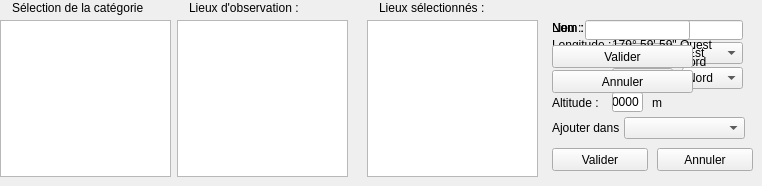
            <widget class="QWidget" name="optionLieuObservation">
             <property name="font">
              <font/>
             </property>
             <property name="mouseTracking">
              <bool>true</bool>
             </property>
             <property name="autoFillBackground">
              <bool>true</bool>
             </property>
             <attribute name="title">
              <string>Lieu d'observation</string>
             </attribute>
             <widget class="QLabel" name="lbl_lieuxObservation">
              <property name="geometry">
               <rect>
                <x>189</x>
                <y>0</y>
                <width>131</width>
                <height>16</height>
               </rect>
              </property>
              <property name="font">
               <font/>
              </property>
              <property name="text">
               <string>Lieux d'observation :</string>
              </property>
             </widget>
             <widget class="QFrame" name="nouveauLieu">
              <property name="geometry">
               <rect>
                <x>552</x>
                <y>20</y>
                <width>201</width>
                <height>151</height>
               </rect>
              </property>
              <property name="font">
               <font/>
              </property>
              <property name="mouseTracking">
               <bool>true</bool>
              </property>
              <widget class="QLabel" name="lbl_nvLieu">
               <property name="geometry">
                <rect>
                 <x>0</x>
                 <y>0</y>
                 <width>31</width>
                 <height>16</height>
                </rect>
               </property>
               <property name="font">
                <font/>
               </property>
               <property name="text">
                <string>Nom :</string>
               </property>
              </widget>
              <widget class="QLabel" name="lbl_nvLongitude">
               <property name="geometry">
                <rect>
                 <x>0</x>
                 <y>26</y>
                 <width>61</width>
                 <height>16</height>
                </rect>
               </property>
               <property name="font">
                <font/>
               </property>
               <property name="text">
                <string>Longitude :</string>
               </property>
              </widget>
              <widget class="QLineEdit" name="nvLieu">
               <property name="geometry">
                <rect>
                 <x>60</x>
                 <y>0</y>
                 <width>131</width>
                 <height>20</height>
                </rect>
               </property>
               <property name="font">
                <font/>
               </property>
              </widget>
              <widget class="QLineEdit" name="nvLongitude">
               <property name="geometry">
                <rect>
                 <x>60</x>
                 <y>23</y>
                 <width>61</width>
                 <height>20</height>
                </rect>
               </property>
               <property name="font">
                <font/>
               </property>
               <property name="inputMask">
                <string notr="true">999°99'99&quot;; </string>
               </property>
               <property name="text">
                <string notr="true">000°00'00&quot;</string>
               </property>
               <property name="cursorPosition">
                <number>10</number>
               </property>
               <property name="alignment">
                <set>Qt::AlignRight|Qt::AlignTrailing|Qt::AlignVCenter</set>
               </property>
              </widget>
              <widget class="QComboBox" name="nvEw">
               <property name="geometry">
                <rect>
                 <x>130</x>
                 <y>22</y>
                 <width>61</width>
                 <height>22</height>
                </rect>
               </property>
               <property name="font">
                <font/>
               </property>
               <item>
                <property name="text">
                 <string>Est</string>
                </property>
               </item>
               <item>
                <property name="text">
                 <string>Ouest</string>
                </property>
               </item>
              </widget>
              <widget class="QLabel" name="lbl_nvLatitude">
               <property name="geometry">
                <rect>
                 <x>0</x>
                 <y>51</y>
                 <width>51</width>
                 <height>16</height>
                </rect>
               </property>
               <property name="font">
                <font/>
               </property>
               <property name="text">
                <string>Latitude :</string>
               </property>
              </widget>
              <widget class="QLineEdit" name="nvLatitude">
               <property name="geometry">
                <rect>
                 <x>60</x>
                 <y>48</y>
                 <width>61</width>
                 <height>20</height>
                </rect>
               </property>
               <property name="font">
                <font/>
               </property>
               <property name="inputMask">
                <string notr="true">99°99'99&quot;; </string>
               </property>
               <property name="text">
                <string notr="true">00°00'00&quot;</string>
               </property>
               <property name="cursorPosition">
                <number>9</number>
               </property>
               <property name="alignment">
                <set>Qt::AlignRight|Qt::AlignTrailing|Qt::AlignVCenter</set>
               </property>
              </widget>
              <widget class="QComboBox" name="nvNs">
               <property name="geometry">
                <rect>
                 <x>130</x>
                 <y>47</y>
                 <width>61</width>
                 <height>22</height>
                </rect>
               </property>
               <property name="font">
                <font/>
               </property>
               <item>
                <property name="text">
                 <string>Nord</string>
                </property>
               </item>
               <item>
                <property name="text">
                 <string>Sud</string>
                </property>
               </item>
              </widget>
              <widget class="QLabel" name="lbl_nvAltitude">
               <property name="geometry">
                <rect>
                 <x>0</x>
                 <y>75</y>
                 <width>51</width>
                 <height>16</height>
                </rect>
               </property>
               <property name="font">
                <font/>
               </property>
               <property name="text">
                <string>Altitude :</string>
               </property>
              </widget>
              <widget class="QLineEdit" name="nvAltitude">
               <property name="geometry">
                <rect>
                 <x>60</x>
                 <y>72</y>
                 <width>31</width>
                 <height>20</height>
                </rect>
               </property>
               <property name="font">
                <font/>
               </property>
               <property name="inputMask">
                <string notr="true">####; </string>
               </property>
               <property name="text">
                <string notr="true">0000</string>
               </property>
               <property name="alignment">
                <set>Qt::AlignRight|Qt::AlignTrailing|Qt::AlignVCenter</set>
               </property>
              </widget>
              <widget class="QLabel" name="lbl_nvUnite">
               <property name="geometry">
                <rect>
                 <x>100</x>
                 <y>75</y>
                 <width>21</width>
                 <height>16</height>
                </rect>
               </property>
               <property name="font">
                <font/>
               </property>
               <property name="text">
                <string>m</string>
               </property>
              </widget>
              <widget class="QLabel" name="lbl_ajouterDans">
               <property name="geometry">
                <rect>
                 <x>0</x>
                 <y>100</y>
                 <width>71</width>
                 <height>16</height>
                </rect>
               </property>
               <property name="font">
                <font/>
               </property>
               <property name="text">
                <string>Ajouter dans :</string>
               </property>
              </widget>
              <widget class="QComboBox" name="ajdfic">
               <property name="geometry">
                <rect>
                 <x>72</x>
                 <y>97</y>
                 <width>121</width>
                 <height>22</height>
                </rect>
               </property>
               <property name="font">
                <font/>
               </property>
              </widget>
              <widget class="QPushButton" name="validerObs">
               <property name="geometry">
                <rect>
                 <x>0</x>
                 <y>128</y>
                 <width>96</width>
                 <height>23</height>
                </rect>
               </property>
               <property name="font">
                <font/>
               </property>
               <property name="text">
                <string>Valider</string>
               </property>
              </widget>
              <widget class="QPushButton" name="annulerObs">
               <property name="geometry">
                <rect>
                 <x>105</x>
                 <y>128</y>
                 <width>96</width>
                 <height>23</height>
                </rect>
               </property>
               <property name="font">
                <font/>
               </property>
               <property name="text">
                <string>Annuler</string>
               </property>
              </widget>
             </widget>
             <widget class="QPushButton" name="supprLieu">
              <property name="geometry">
               <rect>
                <x>348</x>
                <y>118</y>
                <width>19</width>
                <height>23</height>
               </rect>
              </property>
              <property name="font">
               <font>
                <weight>75</weight>
                <bold>true</bold>
               </font>
              </property>
              <property name="mouseTracking">
               <bool>true</bool>
              </property>
              <property name="flat">
               <bool>true</bool>
              </property>
             </widget>
             <widget class="QListWidget" name="lieuxObs">
              <property name="geometry">
               <rect>
                <x>177</x>
                <y>20</y>
                <width>171</width>
                <height>157</height>
               </rect>
              </property>
              <property name="font">
               <font/>
              </property>
              <property name="contextMenuPolicy">
               <enum>Qt::CustomContextMenu</enum>
              </property>
              <property name="toolTip">
               <string>Cliquer droit pour afficher le menu contextuel</string>
              </property>
              <property name="horizontalScrollBarPolicy">
               <enum>Qt::ScrollBarAlwaysOff</enum>
              </property>
              <property name="editTriggers">
               <set>QAbstractItemView::CurrentChanged|QAbstractItemView::DoubleClicked|QAbstractItemView::EditKeyPressed|QAbstractItemView::SelectedClicked</set>
              </property>
              <property name="selectionBehavior">
               <enum>QAbstractItemView::SelectRows</enum>
              </property>
             </widget>
             <widget class="QLabel" name="lbl_selectionCategorie">
              <property name="geometry">
               <rect>
                <x>12</x>
                <y>0</y>
                <width>131</width>
                <height>16</height>
               </rect>
              </property>
              <property name="font">
               <font/>
              </property>
              <property name="text">
               <string>Sélection de la catégorie :</string>
              </property>
             </widget>
             <widget class="QListWidget" name="selecLieux">
              <property name="geometry">
               <rect>
                <x>367</x>
                <y>20</y>
                <width>171</width>
                <height>157</height>
               </rect>
              </property>
              <property name="font">
               <font/>
              </property>
              <property name="contextMenuPolicy">
               <enum>Qt::CustomContextMenu</enum>
              </property>
              <property name="horizontalScrollBarPolicy">
               <enum>Qt::ScrollBarAlwaysOff</enum>
              </property>
             </widget>
             <widget class="QListWidget" name="fichiersObs">
              <property name="geometry">
               <rect>
                <x>0</x>
                <y>20</y>
                <width>171</width>
                <height>157</height>
               </rect>
              </property>
              <property name="font">
               <font/>
              </property>
              <property name="mouseTracking">
               <bool>true</bool>
              </property>
              <property name="contextMenuPolicy">
               <enum>Qt::CustomContextMenu</enum>
              </property>
              <property name="toolTip">
               <string>Cliquer droit pour afficher le menu contextuel</string>
              </property>
              <property name="horizontalScrollBarPolicy">
               <enum>Qt::ScrollBarAlwaysOff</enum>
              </property>
             </widget>
             <widget class="QPushButton" name="ajoutLieu">
              <property name="geometry">
               <rect>
                <x>348</x>
                <y>55</y>
                <width>19</width>
                <height>23</height>
               </rect>
              </property>
              <property name="font">
               <font>
                <weight>75</weight>
                <bold>true</bold>
               </font>
              </property>
              <property name="mouseTracking">
               <bool>true</bool>
              </property>
              <property name="flat">
               <bool>true</bool>
              </property>
             </widget>
             <widget class="QFrame" name="coordonnees">
              <property name="geometry">
               <rect>
                <x>552</x>
                <y>20</y>
                <width>161</width>
                <height>80</height>
               </rect>
              </property>
              <property name="font">
               <font/>
              </property>
              <property name="mouseTracking">
               <bool>true</bool>
              </property>
              <widget class="QLabel" name="nLieu">
               <property name="geometry">
                <rect>
                 <x>0</x>
                 <y>0</y>
                 <width>160</width>
                 <height>16</height>
                </rect>
               </property>
               <property name="font">
                <font/>
               </property>
               <property name="text">
                <string>Lieu :</string>
               </property>
              </widget>
              <widget class="QLabel" name="lbl_nLongitude">
               <property name="geometry">
                <rect>
                 <x>0</x>
                 <y>17</y>
                 <width>61</width>
                 <height>16</height>
                </rect>
               </property>
               <property name="font">
                <font/>
               </property>
               <property name="text">
                <string>Longitude :</string>
               </property>
              </widget>
              <widget class="QLabel" name="nLongitude">
               <property name="geometry">
                <rect>
                 <x>60</x>
                 <y>17</y>
                 <width>101</width>
                 <height>16</height>
                </rect>
               </property>
               <property name="font">
                <font/>
               </property>
               <property name="text">
                <string>179° 59' 59&quot; Ouest</string>
               </property>
              </widget>
              <widget class="QLabel" name="nLatitude">
               <property name="geometry">
                <rect>
                 <x>67</x>
                 <y>34</y>
                 <width>91</width>
                 <height>16</height>
                </rect>
               </property>
               <property name="font">
                <font/>
               </property>
               <property name="text">
                <string>79° 59' 59&quot; Nord</string>
               </property>
              </widget>
              <widget class="QLabel" name="lbl_nLatitude">
               <property name="geometry">
                <rect>
                 <x>0</x>
                 <y>34</y>
                 <width>61</width>
                 <height>16</height>
                </rect>
               </property>
               <property name="font">
                <font/>
               </property>
               <property name="text">
                <string>Latitude :</string>
               </property>
              </widget>
              <widget class="QLabel" name="lbl_nAltitude">
               <property name="geometry">
                <rect>
                 <x>0</x>
                 <y>51</y>
                 <width>51</width>
                 <height>16</height>
                </rect>
               </property>
               <property name="font">
                <font/>
               </property>
               <property name="text">
                <string>Altitude :</string>
               </property>
              </widget>
              <widget class="QLabel" name="nAltitude">
               <property name="geometry">
                <rect>
                 <x>66</x>
                 <y>51</y>
                 <width>41</width>
                 <height>16</height>
                </rect>
               </property>
               <property name="font">
                <font/>
               </property>
               <property name="text">
                <string>2000 m</string>
               </property>
              </widget>
             </widget>
             <widget class="QFrame" name="nouvelleCategorie">
              <property name="geometry">
               <rect>
                <x>552</x>
                <y>20</y>
                <width>141</width>
                <height>80</height>
               </rect>
              </property>
              <property name="font">
               <font/>
              </property>
              <property name="mouseTracking">
               <bool>true</bool>
              </property>
              <widget class="QLabel" name="lbl_nvNomObs">
               <property name="geometry">
                <rect>
                 <x>0</x>
                 <y>0</y>
                 <width>33</width>
                 <height>16</height>
                </rect>
               </property>
               <property name="font">
                <font/>
               </property>
               <property name="text">
                <string>Nom :</string>
               </property>
              </widget>
              <widget class="QLineEdit" name="nvCategorie">
               <property name="geometry">
                <rect>
                 <x>33</x>
                 <y>0</y>
                 <width>105</width>
                 <height>20</height>
                </rect>
               </property>
               <property name="font">
                <font/>
               </property>
              </widget>
              <widget class="QPushButton" name="validerCategorie">
               <property name="geometry">
                <rect>
                 <x>0</x>
                 <y>25</y>
                 <width>141</width>
                 <height>23</height>
                </rect>
               </property>
               <property name="font">
                <font/>
               </property>
               <property name="text">
                <string>Valider</string>
               </property>
              </widget>
              <widget class="QPushButton" name="annulerCategorie">
               <property name="geometry">
                <rect>
                 <x>0</x>
                 <y>50</y>
                 <width>141</width>
                 <height>23</height>
                </rect>
               </property>
               <property name="font">
                <font/>
               </property>
               <property name="text">
                <string>Annuler</string>
               </property>
              </widget>
             </widget>
             <widget class="QLabel" name="lbl_lieuxSelectionnes">
              <property name="geometry">
               <rect>
                <x>379</x>
                <y>0</y>
                <width>131</width>
                <height>16</height>
               </rect>
              </property>
              <property name="font">
               <font/>
              </property>
              <property name="text">
               <string>Lieux sélectionnés :</string>
              </property>
             </widget>
             <widget class="QPushButton" name="creationLieu">
              <property name="geometry">
               <rect>
                <x>332</x>
                <y>0</y>
                <width>19</width>
                <height>19</height>
               </rect>
              </property>
              <property name="font">
               <font>
                <weight>75</weight>
                <bold>true</bold>
               </font>
              </property>
              <property name="mouseTracking">
               <bool>true</bool>
              </property>
              <property name="flat">
               <bool>true</bool>
              </property>
             </widget>
             <widget class="QPushButton" name="creationCategorie">
              <property name="geometry">
               <rect>
                <x>155</x>
                <y>0</y>
                <width>19</width>
                <height>19</height>
               </rect>
              </property>
              <property name="font">
               <font>
                <weight>75</weight>
                <bold>true</bold>
               </font>
              </property>
              <property name="mouseTracking">
               <bool>true</bool>
              </property>
              <property name="flat">
               <bool>true</bool>
              </property>
             </widget>
            </widget>
